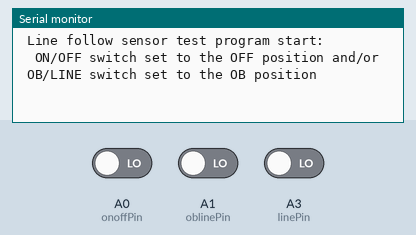
This sketch was run on a simulated Arduino Uno, built with avr-gcc and run on an emulated ATmega328P. Parts: the last lines printed to the serial monitor. The inputs (shaded band) are chosen by the test bench; at power-on: A0 (onoffPin) LOW, A1 (oblinePin) LOW, A3 (linePin) LOW.

Above: at 1.2 s.
1.3 s: A0 (onoffPin) driven HIGH and A1 (oblinePin) driven HIGH
At 1.8 s:
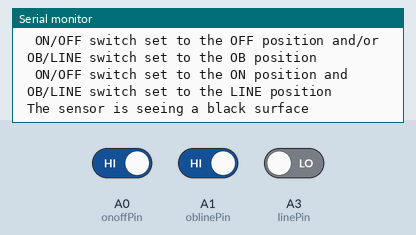
2.8 s: A3 (linePin) driven HIGH
At 3.3 s:
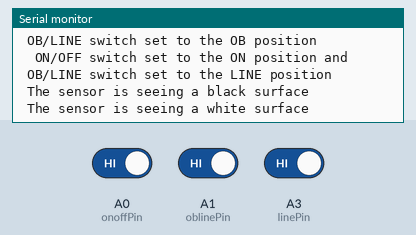

The sketch:

1-wheel_line_follow_test03.ino
```cpp
// 1-wheel line follow test 02
// This code is designed for the 3D printed one-wheeled robot that
//  uses a line following Sensor underneath the front 'servo steered' axle
//
// The line following sensor is connected to the Arduino Uno Motor Shield A pins and is powered by 5V

// define all the variable here to make them global

int linePin = A3;  // pin A5 used for the line following output pin

int onoffPin = A0;    // ON/OFF slider switch connected to the A0 pin and is HIGH when ON
int oblinePin = A1;   // OB/LINE slider switch connected to the A1 pin and is HIGH for LINE

int onoffstate = 9;
int oblinestate = 9;
int onofflast = 9;
int oblinelast = 9;

int seeingblack = 0;
int seeingwhite = 0;
int pinState = 0;

void setup()
{
  Serial.begin(9600);
  pinMode(onoffPin, INPUT);    // ON/OFF pin set as INPUT
  pinMode(oblinePin, INPUT);   // OB/LINE pin set as INPUT
  pinMode(linePin, INPUT);     // line follow sensor OUT pin set as INPUT


  Serial.println(" Line follow sensor test program start: ");

}

void loop()
{
  // run the test cycle continuously if the ON/OFF switch is in the ON position
  //     and the OB/LINE switch is on LINE

  onoffstate = 0;
  oblinestate = 0;
  // check the slide switch positions and set logic states
  if (digitalRead(onoffPin)) onoffstate = 1;
  if (digitalRead(oblinePin)) oblinestate = 1;

  // either do the line sensing or keep looping depending upon the switch state
  if (onoffstate == 1 and oblinestate == 1) {

    // do the line sensing as the ON/OFF slider switch is ON
    //     and the OB/LINE switch is at LINE

    // display slider switch positions if anything has changed
    if (onoffstate != onofflast or oblinestate != oblinelast) {
      Serial.println("  ON/OFF switch set to the ON position and ");
      Serial.println(" OB/LINE switch set to the LINE position ");
      // update the last state variables
      onofflast = onoffstate;
      oblinelast = oblinestate;
    }

    /// now do the line sensing
    // do the sensing for 100 loops before checking swityches again
    for (int i=0; i<=99; i++) {

      pinState = digitalRead(linePin);
      //Serial.print(" The sensor pinState is: ");
      //Serial.println(pinState);
      // if the sensor is LOW (=0) it's above the black line
      if (pinState == 0 && seeingblack == 0) {
        Serial.println(" The sensor is seeing a black surface");
        seeingblack = 1;
        seeingwhite = 0;
      }

      else if (pinState == 1 && seeingwhite == 0) {
        Serial.println(" The sensor is seeing a white surface");
        seeingblack = 0;
        seeingwhite = 1;
      }

      // pause for short time
      delay(5);

    }

  }

  else {

    // display slider switch positions if anything has changed
    if (onoffstate != onofflast or oblinestate != oblinelast) {
      Serial.println("  ON/OFF switch set to the OFF position and/or ");
      Serial.println(" OB/LINE switch set to the OB position ");
      // update the last state variables
      onofflast = onoffstate;
      oblinelast = oblinestate;
    }

  }

  delay(10);

}
```

Measured:
- after the input at 1.3 s, the serial monitor: prints a new line at once (image 1)
- after the input at 2.8 s, the serial monitor: prints a new line at once (image 2)
